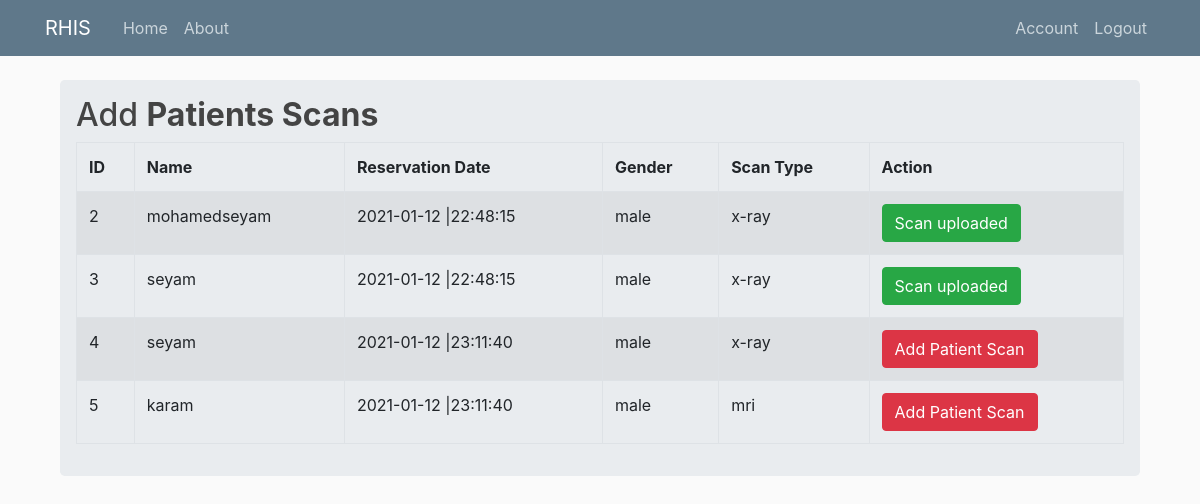
The page /technician on the database its author committed.
### run.py (models this page shows, shortened)
class Scan(db.Model):
    id = db.Column(db.Integer, primary_key=True)
    scan_type = db.Column(db.String(100), nullable=False)
    scan_date = db.Column(db.DateTime, nullable=False, default=datetime.utcnow())
    fees = db.Column(db.Integer, nullable=False)
    image_file = db.Column(db.String(20), nullable=False, default='default.jpg')
    patient_id = db.Column(db.Integer, db.ForeignKey('patient.id'), nullable=False)

class Patient(db.Model):
    id = db.Column(db.Integer, primary_key=True)
    name = db.Column(db.String(50), unique=False, nullable=False)
    ssn = db.Column(db.String(14), unique=True, nullable=False)
    reserve_date = db.Column(db.DateTime, nullable=False, default = datetime.utcnow())
    email = db.Column(db.String(120), unique=True, nullable=False)
    gender = db.Column(db.String(6), nullable=False)
    address = db.Column(db.String(200))
    password = db.Column(db.String(60), nullable = False)
    scans = db.relationship('Scan', backref='scan_owner', lazy=True)
    birth_date = db.Column(db.String(), nullable=False)

### run.py (the view)
@app.route("/technician")
def technician():
    all_patients_scans = Scan.query.all()
    return render_template("technician.html", p_data = all_patients_scans )

### templates/technician.html
{% extends "layout.html" %}
{% block content %}
<div class="container" style= "border-collapse: collapse;" id = "responsive">
    <div class="row">
        <div class="col md-12">
            <div class="jumbotron p-3">
                <h2> Add <b>Patients  Scans</b>
                 </h2>
                <table class="table table-hover table-striped table-bordered ">
                    <tr>
                        <tr>
                            <th>ID</th>
                            <th>Name</th>
                            <th>Reservation Date</th>
                            <th>Gender</th>
                            <th>Scan Type</th>
                            <th>Action</th>
                        </tr>
                    </tr>
                   {% for row in p_data %}
                    <tr>
                            <td>{{row.id}}</td>
                            <td>{{row.scan_owner.name}}</td>
                            <td>{{row.scan_date.strftime('%Y-%m-%d |%H:%M:%S') }}</td>
                            <td>{{row.scan_owner.gender}}</td>
                            <td>{{row.scan_type}}</td>
                            <td>
                                {% if row.image_file == "default.jpg" %}
                                    <a href="{{url_for('add_scan_img', id=row.id )}}" class="btn btn-danger" > Add Patient Scan</a>
                                {% else %}
                                    <a href=" {{url_for('add_scan_img', id=row.id )}} " class="btn btn-success"> Scan uploaded </a>
                                {% endif %}
                            </td>
                    </tr>
                   {% endfor %}
             </div>
        </div>
    </div>
</div>
{% endblock %}

### static/main.css (style rules this page uses)
body { background: #fafafa; color: #333333; margin-top: 5rem; }
h1, h2, h3, h4, h5, h6 { color: #444444; }

### rows shown on the page
Scan: id "2", scan_owner.name "mohamedseyam", scan_date "2021-01-12 |22:48:15", scan_owner.gender "male", scan_type "x-ray"
Scan: id "3", scan_owner.name "seyam", scan_date "2021-01-12 |22:48:15", scan_owner.gender "male", scan_type "x-ray"
Scan: id "4", scan_owner.name "seyam", scan_date "2021-01-12 |23:11:40", scan_owner.gender "male", scan_type "x-ray"
Scan: id "5", scan_owner.name "karam", scan_date "2021-01-12 |23:11:40", scan_owner.gender "male", scan_type "mri"
